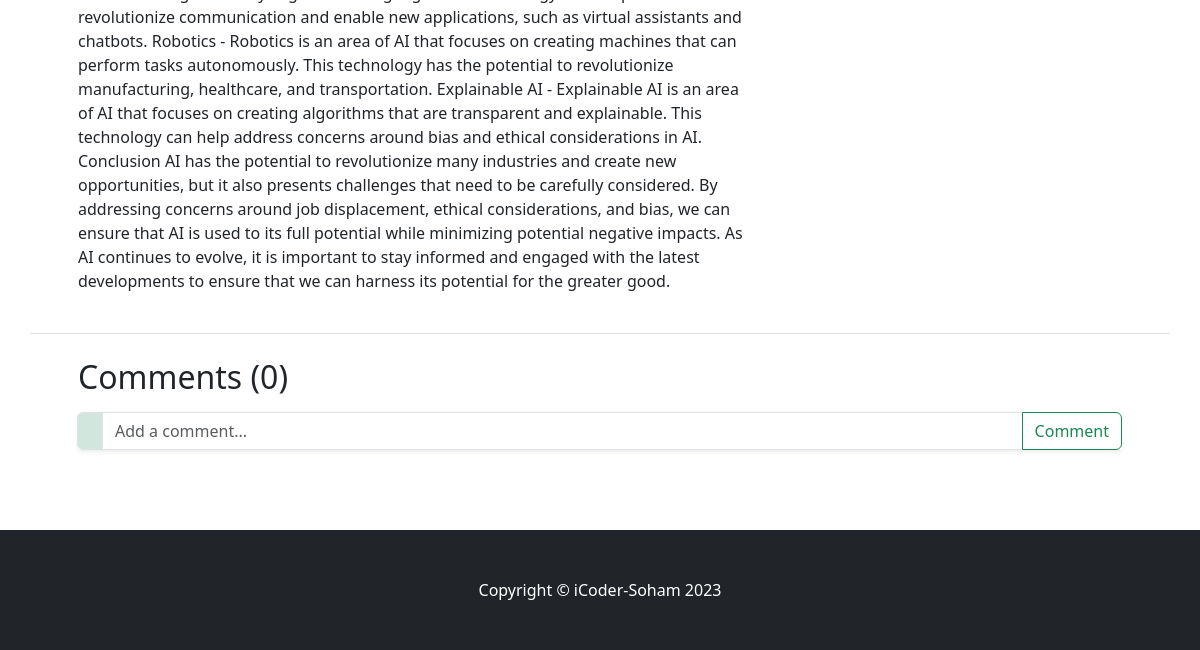
Before: /blog/the-future-of-artificial-intelligence (lower part) with the older database file.
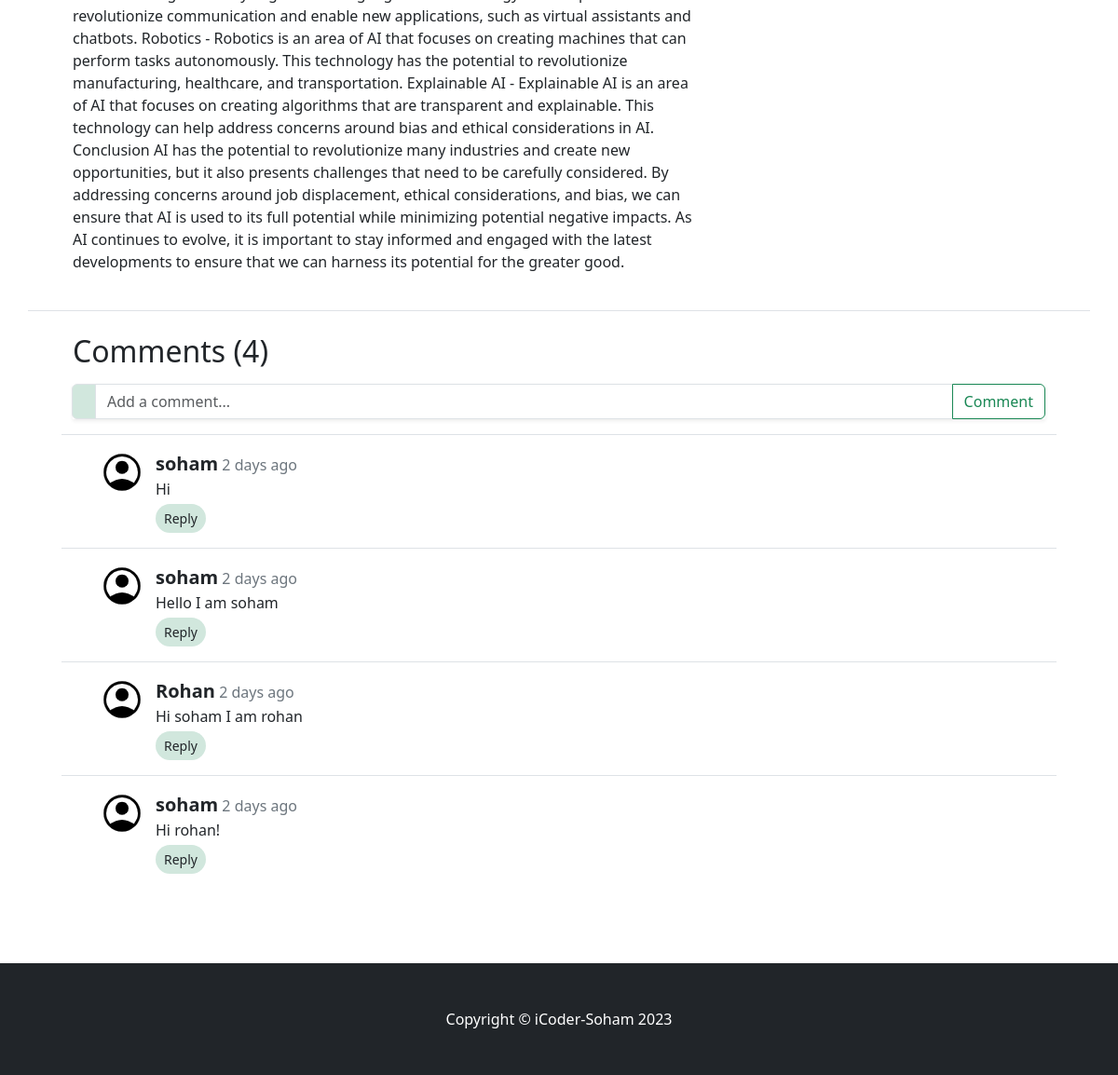
After: the same page with the newer database file.
### blog/models.py (models this page shows, shortened)
class Comment(models.Model):
    sno = models.AutoField(primary_key=True)
    data = models.TextField()
    user = models.ForeignKey(User, on_delete=models.CASCADE)
    post = models.ForeignKey(Post, on_delete=models.CASCADE)
    parent = models.ForeignKey('self', on_delete=models.CASCADE, null=True)
    timestamp = models.DateTimeField(default=now)

### blog/views.py (the view)
# urls.py: path("<slug:slug>", views.blogPost, name='post_detail'),
def blogPost(request, slug):
    post = Post.objects.filter(slug=slug).first()
    comments = Comment.objects.filter(post=post, parent=None)
    replies = Comment.objects.filter(post=post).exclude(parent=None)
    replyDict = {}
    for reply in replies:
        if reply.parent.sno not in replyDict.keys():
            replyDict[reply.parent.sno] = [reply]
        else:
            replyDict[reply.parent.sno].append(reply)
    context = {"post": post, "comments": comments, "replyDict": replyDict}
    return render(request, "blog/blogpost.html", context)

### blog/templatetags/extras.py (called while the page is built)
@register.filter(name="get_rep_filter")
def get_rep_filter(dict, key):
    return dict.get(key, "")

### templates/blog/blogpost.html (shortened to what this page needs)
{% extends '../base.html' %}
{% block body %}
<div class="container px-5 border-bottom">
    <div class="row g-5 mt-1 mb-4">
        <div class="col-md-8 mt-2">
            <article class="blog-post">
                <p>{{post.content|safe}}</p>
            </article>
        </div>
        <div class="col-md-4">
        </div>
    </div>
</div>
<div class="container px-5 mt-4">
    <h2>Comments ({{comments|length}})</h2>
    <form action="/blog/postcomment" method="post">
        <div class="input-group my-3 shadow-sm">
            <span class="input-group-text bg-success-subtle rounded-start fw-bolder"
                id="basic-addon3">{{request.user.username}}</span>
            <input type="text" class="form-control" id="basic-url" aria-describedby="basic-addon3" name="comment"
                id="comment" placeholder="Add a comment..." required>
            <button type="submit" class="btn btn-outline-success">Comment</button>
        </div>
    </form>
    <div class="" id="comments" style="margin-bottom: 5rem;">
        {% for comment in comments %}
        <div class="row py-3 border-top">
            {% load static %}
            <div class="col-md-1 p-0"><img src="{% static 'img/account_circle.png' %}"
                    class="img-thumbnail rounded-circle border-0 p-0 float-end" alt="..."></div>
            <div class="col-md-11">
                {% load humanize %}
                <span class="fw-bolder fs-5">{{comment.user.username}}</span><span class="text-secondary">
                    {{comment.timestamp|naturaltime}}</span>
                <div style="overflow-wrap: anywhere;">
                    {{comment.data}}
                </div>
                <div class="replybox">
                    <button class="btn btn-outline bg-success-subtle btn-sm rounded-pill mt-1 px-2" type="button"
                        data-bs-toggle="collapse" data-bs-target="#reply{{comment.sno}}" aria-expanded="false"
                        aria-controls="collapseExample">
                        Reply
                    </button>
                    {% load extras %}
                        {% for reply in replyDict|get_rep_filter:comment.sno %}
                            {% load static %}
                                {% load humanize %}
                        {% endfor %}
                </div>
            </div>
        </div>
        {% endfor %}
    </div>
</div>
{% endblock body %}

### templates/base.html (shortened to what this page needs)
<!DOCTYPE html>
<html lang="en">
<head>
    <link href="https://cdn.jsdelivr.net/npm/bootstrap@5.3.0-alpha2/dist/css/bootstrap.min.css" rel="stylesheet"
 />
</head>
<body>
    {% block body %}{% endblock body %}
    <footer class="py-5 bg-dark">
        <div class="container px-5">
            <p class="m-0 text-center text-white">Copyright &copy; iCoder-Soham 2023</p>
        </div>
    </footer>
</body>
</html>

Changed rows visible on the page:
added Comment: user.username "soham", timestamp "2 days ago", data "Hi"
added Comment: user.username "soham", timestamp "2 days ago", data "Hello I am soham"
added Comment: user.username "Rohan", timestamp "2 days ago", data "Hi soham I am rohan"
added Comment: user.username "soham", timestamp "2 days ago", data "Hi rohan!"
Other visible differences:
{{ comments|length }}: "0" → "4"
